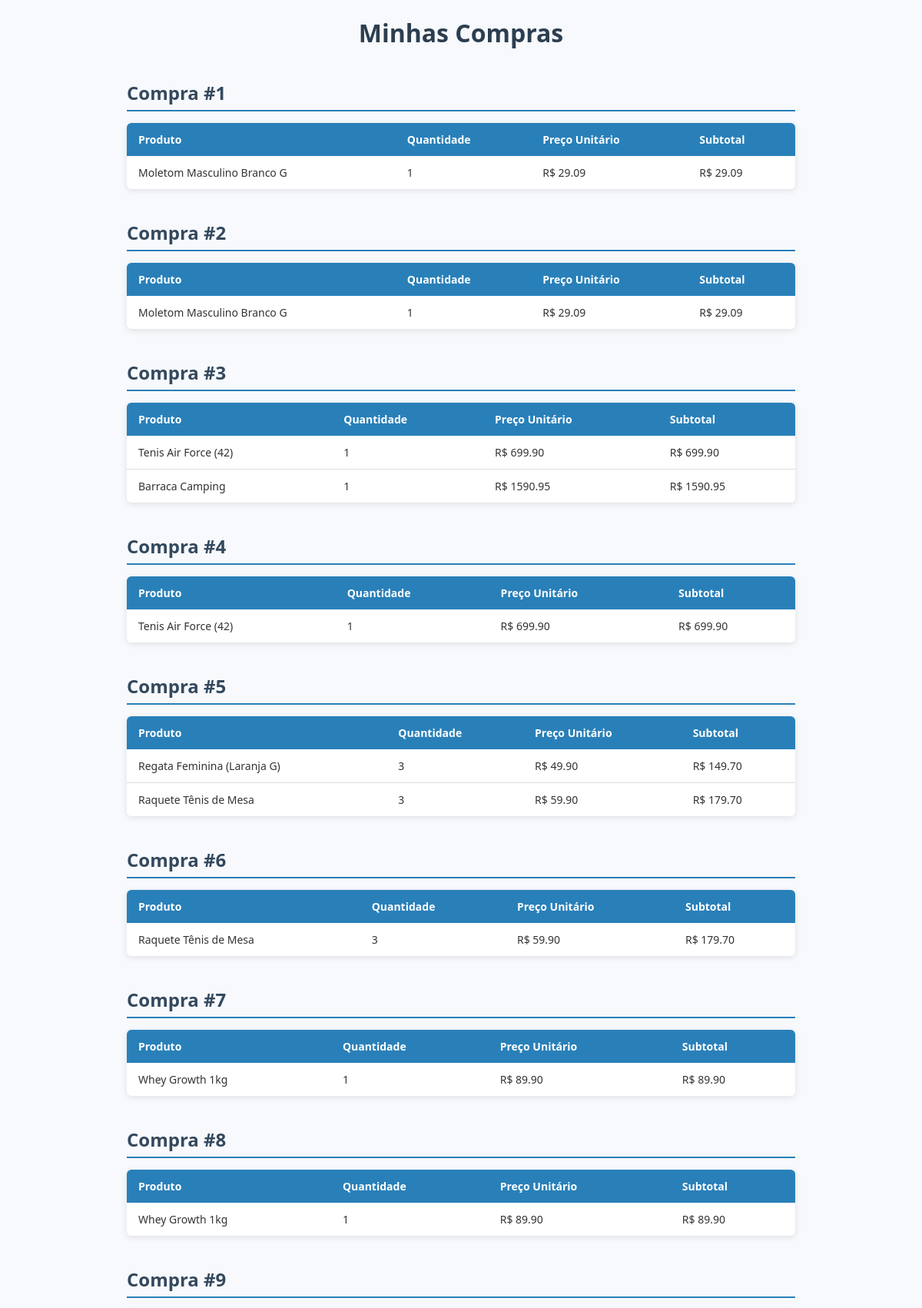
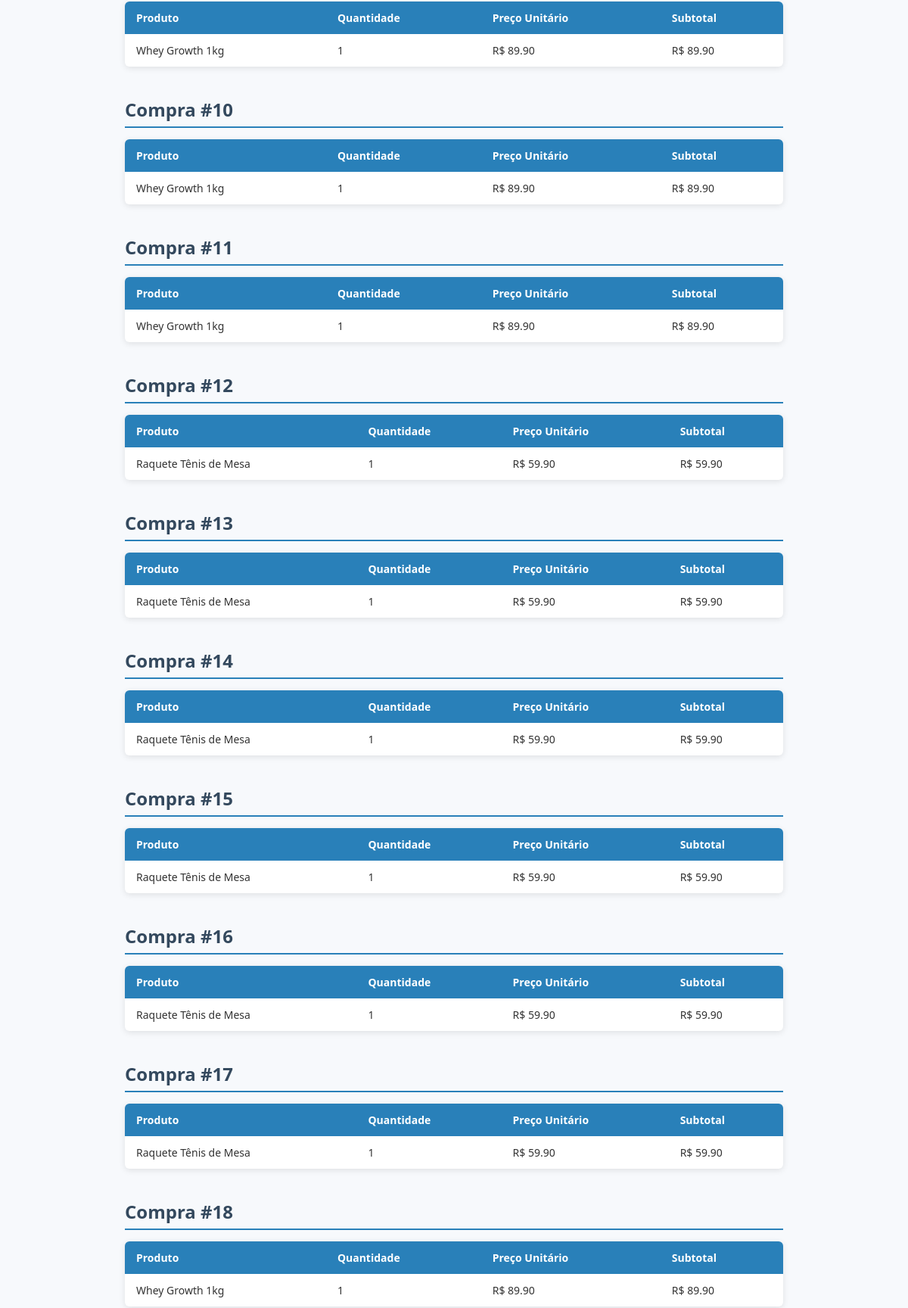
/cliente/cliente/historico_pedidos (signed in, upper part), run on the app's committed database (2 pictures, top to bottom).
### website/model/Vendas/Venda.py (models this page shows, shortened)
class Venda(db.Model):
    __tablename__ = 'venda'
    id = db.Column(db.Integer, primary_key=True)
    data_venda = db.Column(db.DateTime, default=datetime.utcnow)
    cliente_id = db.Column(db.Integer, db.ForeignKey('usuario.id'))
    funcionario_id = db.Column(db.Integer, db.ForeignKey('usuario.id'))
    itens_vendidos = db.relationship('ItemVendido', backref='itens')

### website/model/Produtos/Suplementos.py (models this page shows, shortened)
class Suplementos(Produto):
    __mapper_args__ = {
        'polymorphic_identity': '5'
    }
    peso = db.Column(db.String(10))
    sabor = db.Column(db.String(30))
    tipo_suplemento = db.Column(db.String(20))

### website/model/Vendas/ItemVendido.py (models this page shows, shortened)
class ItemVendido(db.Model):
    __tablename__ = 'item_vendido'
    id = db.Column(db.Integer, primary_key = True)
    venda_id = db.Column(db.Integer, db.ForeignKey('venda.id'))
    produto_id = db.Column(db.Integer, db.ForeignKey('produto.id'))
    quantidade = db.Column(db.Integer)
    preco_unitario = db.Column(db.Float)
    venda = db.relationship('Venda', back_populates='itens_vendidos', overlaps="itens,itens_vendidos")
    produto =   db.relationship('Produto')

### website/controller/clienteController.py (the view)
@clienteC.route('/cliente/historico_pedidos')
@login_required
def lista_pedidos():
    cliente_id = current_user.id
    vendas = VendaDatabaseService.venda_por_cliente(cliente_id)
    itens_por_venda = {}
    nomes_produtos = {}
    for venda in vendas:
        itens = VendaDatabaseService.get_itens_by_venda(venda.id)
        itens_por_venda[venda.id] = itens
        for item in itens:
            pid = item.produto_id
            if pid not in nomes_produtos:
                nomes_produtos[pid] = ProdutoDatabaseService.get_nome_por_id(pid)
    return render_template('lista_pedidos.html', vendas=vendas, itens_por_venda=itens_por_venda, nomes_produtos=nomes_produtos)

### website/model/Users/User.py (called while the page is built)
    @property
    def id(self):
        return self._id

### website/service/ProdutoDatabaseService.py (called while the page is built)
    @staticmethod
    def get_nome_por_id(produto_id):
        produto = Produto.query.get(produto_id)
        if produto:
            return produto.nome
        return None

### website/service/VendaDatabaseService.py (called while the page is built)
    @staticmethod
    def venda_por_cliente(cliente_id):
        return(Venda.query.filter_by(cliente_id=cliente_id).all())

    @staticmethod
    def get_itens_by_venda(venda_id):
        return ItemVendido.query.filter_by(venda_id=venda_id).all()

### website/templates/lista_pedidos.html (shortened to what this page needs)
<!DOCTYPE html>
<html lang="pt-br">
<head>
</head>
<body>
    <h1>Minhas Compras</h1>
    {% if vendas %}
        {% for venda in vendas %}
            <h2>Compra #{{loop.index}}</h2>
            <table>
                <thead>
                    <tr>
                        <th>Produto</th>
                        <th>Quantidade</th>
                        <th>Preço Unitário</th>
                        <th>Subtotal</th>
                    </tr>
                </thead>
                <tbody>
                {% for item in itens_por_venda[venda.id] %}
                    <tr>
                        <td data-label="Produto">{{ nomes_produtos[item.produto_id] or "Produto desconhecido" }}</td>
                        <td data-label="Quantidade">{{ item.quantidade }}</td>
                        <td data-label="Preço Unitário">R$ {{ "%.2f"|format(item.preco_unitario) }}</td>
                        <td data-label="Subtotal">R$ {{ "%.2f"|format(item.preco_unitario * item.quantidade) }}</td>
                    </tr>
                {% else %}
                    <tr>
                        <td colspan="4" style="text-align:center; font-style: italic; color: #7f8c8d;">
                            Nenhum item nesta venda.
                        </td>
                    </tr>
                {% endfor %}
                </tbody>
            </table>
        {% endfor %}
    {% else %}
        <p class="no-vendas">Você não possui vendas cadastradas.</p>
    {% endif %}
</body>
</html>

### website/templates/lista_pedidos.html (style rules this page uses)
* { box-sizing: border-box; }
body { font-family: "Segoe UI", Tahoma, Geneva, Verdana, sans-serif; background-color: #f7f9fc; color: #333; margin: 20px auto; max-width: 900px; padding: 0 15px; }
h1 { text-align: center; color: #2c3e50; margin-bottom: 30px; }
h2 { color: #34495e; border-bottom: 2px solid #2980b9; padding-bottom: 6px; margin-top: 40px; margin-bottom: 15px; }
table { width: 100%; border-collapse: collapse; margin-bottom: 40px; box-shadow: 0 2px 8px rgba(0,0,0,0.1); background-color: white; border-radius: 6px; overflow: hidden; }
thead { background-color: #2980b9; color: white; }
thead th { padding: 12px 15px; text-align: left; font-weight: 600; font-size: 14px; }
tbody td { padding: 12px 15px; border-bottom: 1px solid #ddd; font-size: 14px; }
tbody tr:last-child td { border-bottom: none; }

### data on the page
ItemVendido: quantidade "1", preco_unitario "29.09", item.preco_unitario*item.quantidade "29.09"
Suplementos: nome "Moletom Masculino Branco G"
ItemVendido: quantidade "1", preco_unitario "29.09", item.preco_unitario*item.quantidade "29.09"
ItemVendido: quantidade "1", preco_unitario "699.90", item.preco_unitario*item.quantidade "699.90"
Suplementos: nome "Tenis Air Force (42)"
ItemVendido: quantidade "1", preco_unitario "1590.95", item.preco_unitario*item.quantidade "1590.95"
Suplementos: nome "Barraca Camping"
ItemVendido: quantidade "1", preco_unitario "699.90", item.preco_unitario*item.quantidade "699.90"
ItemVendido: quantidade "3", preco_unitario "49.90", item.preco_unitario*item.quantidade "149.70"
Suplementos: nome "Regata Feminina (Laranja G)"
ItemVendido: quantidade "3", preco_unitario "59.90", item.preco_unitario*item.quantidade "179.70"
Suplementos: nome "Raquete Tênis de Mesa"
ItemVendido: quantidade "3", preco_unitario "59.90", item.preco_unitario*item.quantidade "179.70"
ItemVendido: quantidade "1", preco_unitario "89.90", item.preco_unitario*item.quantidade "89.90"
Suplementos: nome "Whey Growth 1kg"
ItemVendido: quantidade "1", preco_unitario "89.90", item.preco_unitario*item.quantidade "89.90"
ItemVendido: quantidade "1", preco_unitario "89.90", item.preco_unitario*item.quantidade "89.90"
ItemVendido: quantidade "1", preco_unitario "89.90", item.preco_unitario*item.quantidade "89.90"
ItemVendido: quantidade "1", preco_unitario "89.90", item.preco_unitario*item.quantidade "89.90"
ItemVendido: quantidade "1", preco_unitario "59.90", item.preco_unitario*item.quantidade "59.90"
ItemVendido: quantidade "1", preco_unitario "59.90", item.preco_unitario*item.quantidade "59.90"
ItemVendido: quantidade "1", preco_unitario "59.90", item.preco_unitario*item.quantidade "59.90"
ItemVendido: quantidade "1", preco_unitario "59.90", item.preco_unitario*item.quantidade "59.90"
ItemVendido: quantidade "1", preco_unitario "59.90", item.preco_unitario*item.quantidade "59.90"
ItemVendido: quantidade "1", preco_unitario "59.90", item.preco_unitario*item.quantidade "59.90"
ItemVendido: quantidade "1", preco_unitario "89.90", item.preco_unitario*item.quantidade "89.90"
